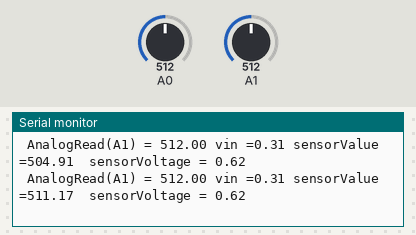
The sketch below on a simulated Arduino Uno, built with avr-gcc and run on an emulated ATmega328P. On the bench: the last lines printed to the serial monitor. The test bench sets the inputs (shaded band); at power-on: A0 = 512, A1 = 512.

Above: at 1.2 s.
1.3 s: A0 set to 716
At 2.0 s:
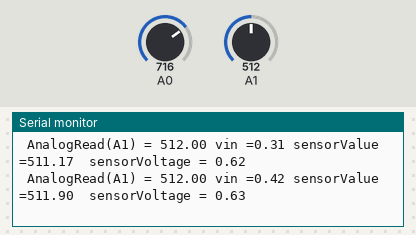
2.8 s: A1 set to 716
At 3.5 s:
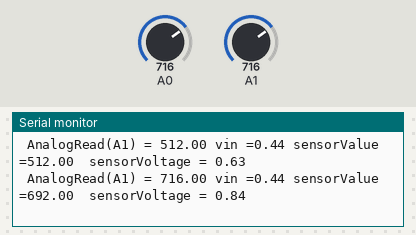
4.3 s: A1 set to 1023
At 5.1 s:
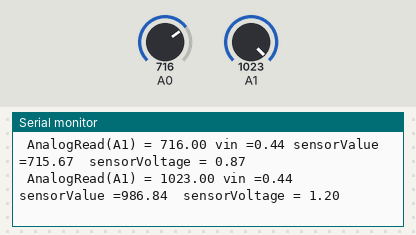
7.3 s: A0 set to 900
At 7.3 s:
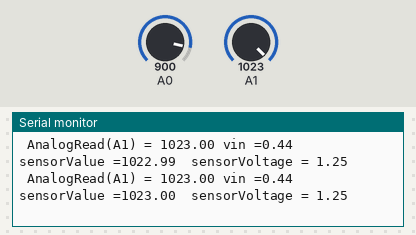
Timing chart, 0 to 9.8 s (numbered marks = the images above; inputs shaded):
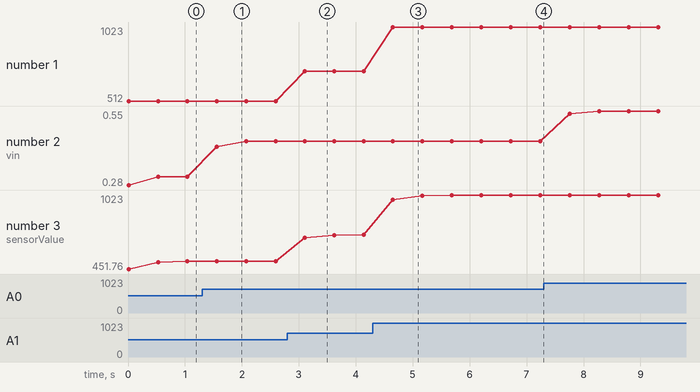

The sketch:

Lab03-3.ino
```cpp
double vin;
double analogin = 0;
double analogin1 = 0;
double ResisterValue = 0;
double sensorValue = 0;
double sensorVoltage = 0;
void setup() {
  Serial.begin(9600);
  Serial.println("Hello,World");
  pinMode(14,INPUT);

}

void loop() {
 for (byte i=0;i<=5;i++)
  analogin = 0.7* analogin + 0.3* analogRead(A0);
  vin = analogin * 2.5 / 4095;

  for (byte i=0;i<=5;i++)
    sensorValue = 0.7* sensorValue + 0.3* analogRead(A1);
   sensorVoltage = sensorValue * 5 / 4095;
   analogin1 = analogRead(A1);
    Serial.print(" AnalogRead(A1) = ");
  Serial.print(analogin1);
  Serial.print(" vin =");
  Serial.print(vin);
  Serial.print(" sensorValue =");
  Serial.print(sensorValue);
  Serial.print("  sensorVoltage = ");
  Serial.println(sensorVoltage);

  delay(500);

}
```

Measured:
- after the input at 1.3 s, the serial monitor: prints a new line after 0.26 s (image 1)
- after the input at 2.8 s, the serial monitor: prints a new line after 0.31 s (image 2)
- after the input at 4.3 s, the serial monitor: prints a new line after 0.35 s (image 3)
- plotted number 1: 512 → 716 after the input at 2.8 s, 716 → 1023 after the input at 4.3 s
- plotted number 2: 0.31 → 0.44 after the input at 1.3 s, 0.44 → 0.55 after the input at 7.3 s
- plotted number 3: 512 → 715.67 after the input at 2.8 s, 715.67 → 1023 after the input at 4.3 s
